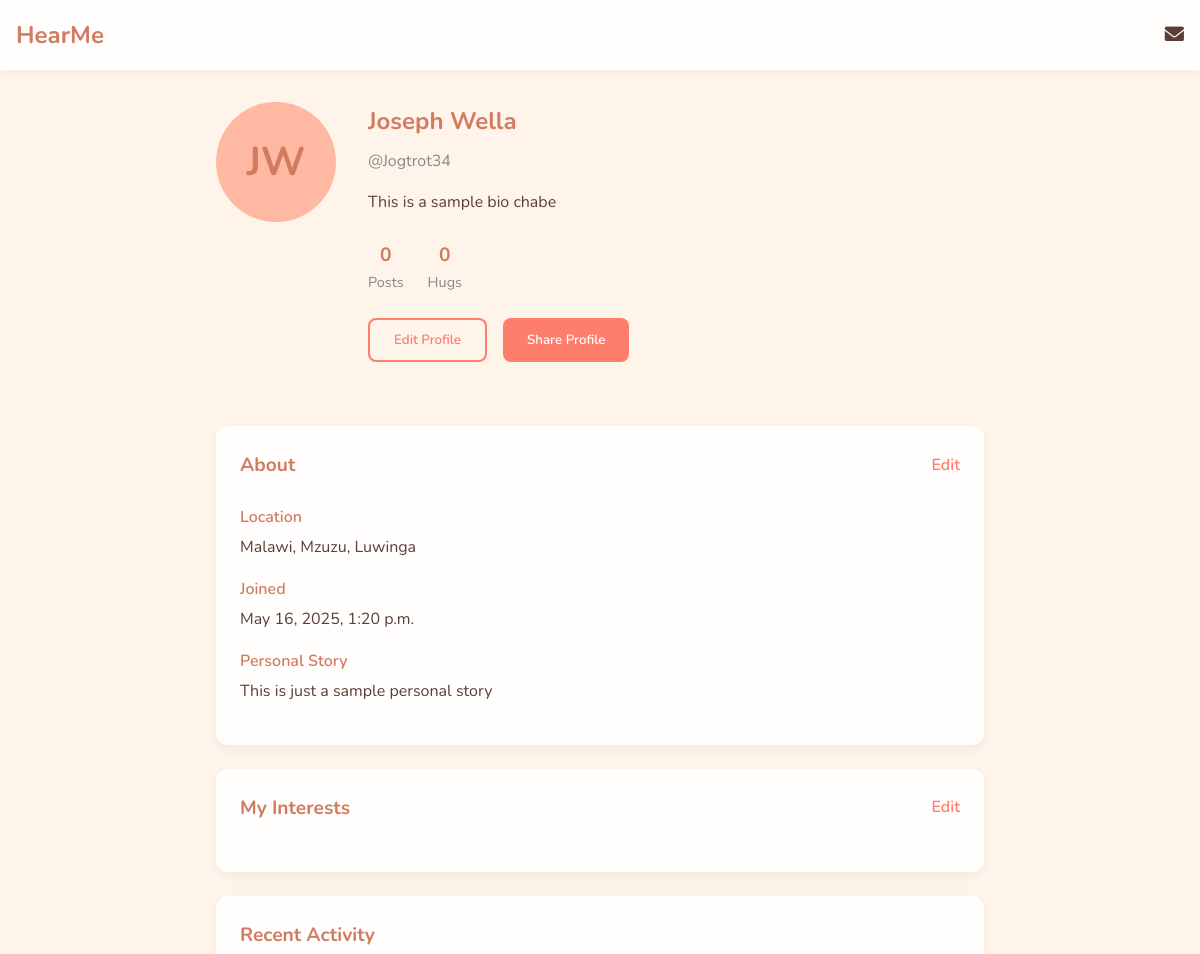
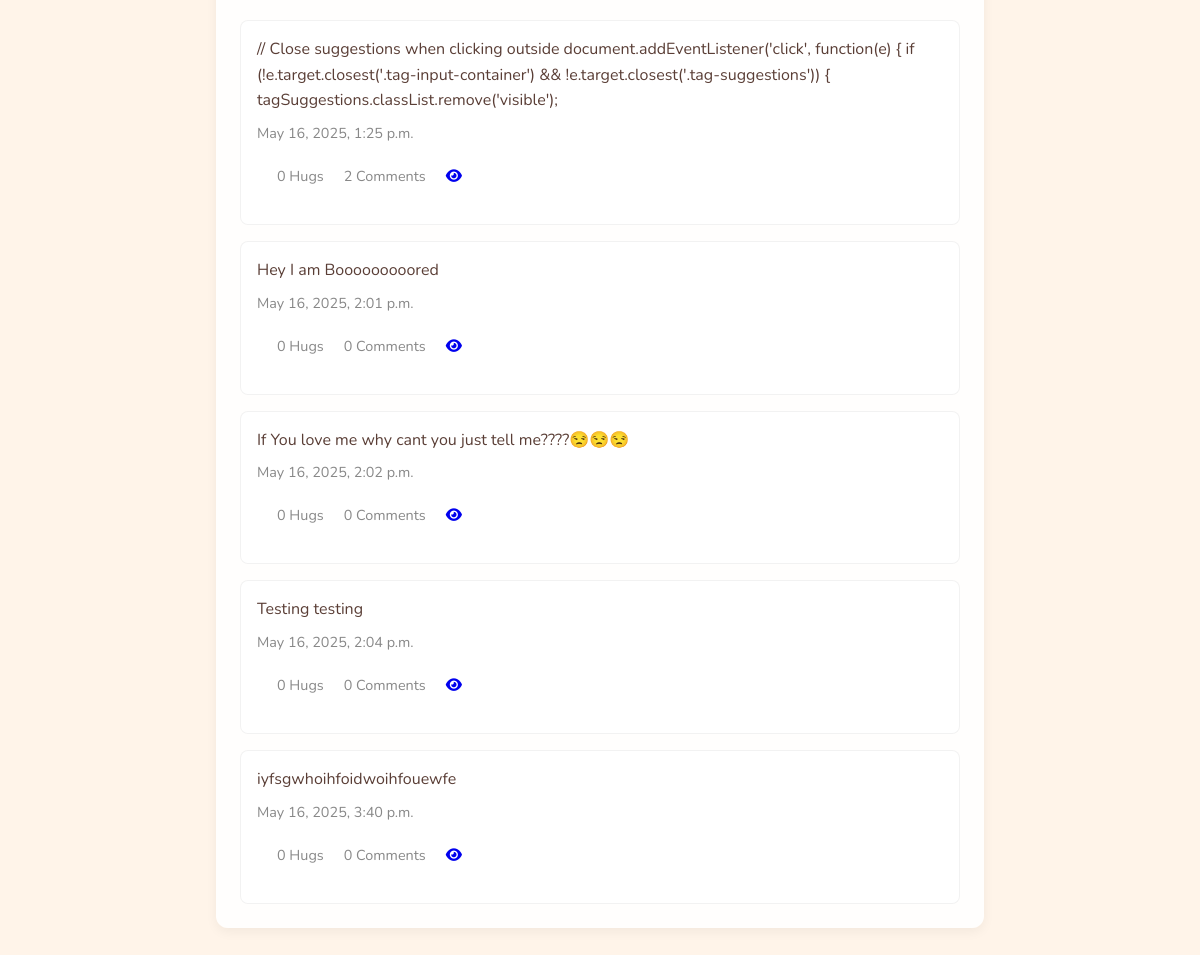
/profile/ (signed in), run on the app's committed database (2 pictures, top to bottom).
### pages/models.py (models this page shows, shortened)
class Profile(models.Model):
    user = models.OneToOneField(User, on_delete=models.CASCADE)
    bio = models.TextField(blank=True)
    location = models.CharField(max_length=255, blank=True)
    personal_story = models.TextField(blank=True)
    interests = models.ManyToManyField(PostTag, blank=True)
    post_count = models.PositiveIntegerField(default=0)
    hugs_count = models.PositiveIntegerField(default=0)
    connections_count = models.PositiveIntegerField(default=0)

class Post(models.Model):
    author = models.ForeignKey(User, on_delete=models.CASCADE, related_name='posts')
    title = models.CharField(max_length=100)
    content = models.TextField()
    tags = models.ManyToManyField(PostTag, related_name='posts', blank=True)
    created_at = models.DateTimeField(auto_now_add=True)
    updated_at = models.DateTimeField(auto_now=True)

### pages/views.py (the view)
# urls.py: path('profile/', profile_view, name='profile'),
def profile_view(request):
    return render(request, 'user.html', {
    })

### templates/user.html (shortened to what this page needs)
<!DOCTYPE html>
<html lang="en">
<head>
  <link rel="stylesheet" href="https://cdnjs.cloudflare.com/ajax/libs/font-awesome/6.0.0/css/all.min.css">
</head>
<body>
  <header class="header">
    <div class="logo">HearMe</div>
    <div class="nav-icons">
      <a href="{% url 'chats' %}"><i class="fas fa-envelope"></i></a>
    </div>
  </header>
  <div class="profile-container">
    <div class="profile-header">
      <div class="profile-avatar">
        <span>{{ request.user.first_name|slice:":1" }}{{ request.user.last_name|slice:":1" }}</span>
      </div>
      <div class="profile-info">
        <h1 class="profile-name">{{request.user.first_name}} {{request.user.last_name}}</h1>
        <div class="profile-username">@{{request.user.username}}</div>
        <div class="profile-bio">
          {{request.user.profile.bio}}
        </div>
        <div class="profile-stats">
          <div class="stat-item">
            <div class="stat-number">{{request.user.profile.post_count}}</div>
            <div class="stat-label">Posts</div>
          </div>
          <div class="stat-item">
            <div class="stat-number">{{request.user.profile.hugs_count}}</div>
            <div class="stat-label">Hugs</div>
          </div>
        </div>
        <div class="profile-actions">
          <button class="btn btn-outline" id="editProfileBtn">Edit Profile</button>
          <button class="btn btn-primary">Share Profile</button>
        </div>
      </div>
    </div>
    <div class="profile-section">
      <div class="section-header">
        <h2 class="section-title">About</h2>
        <div class="edit-section" data-section="about">Edit</div>
      </div>
      <div class="about-content">
        <div class="about-item">
          <div class="about-label">Location</div>
          <div class="about-value">{{request.user.profile.location}}</div>
        </div>
        <div class="about-item">
          <div class="about-label">Joined</div>
          <div class="about-value">{{request.user.date_joined}}</div>
        </div>
        <div class="about-item">
          <div class="about-label">Personal Story</div>
          <div class="about-value">
            {{request.user.profile.personal_story}}
          </div>
        </div>
      </div>
    </div>
    <div class="profile-section">
      <div class="section-header">
        <h2 class="section-title">My Interests</h2>
        <div class="edit-section" data-section="interests">Edit</div>
      </div>
    </div>
    <div class="profile-section">
      <div class="section-header">
        <h2 class="section-title">Recent Activity</h2>
      </div>
      <div class="profile-posts">
        {% for post in request.user.posts.all %}
        <div class="profile-post">
          <div class="post-content">
            {{post.content}}
          </div>
          <div class="post-meta">
            <span>{{post.created_at}}
            <div style="display:flex; padding:20px;">
              <span>{{post.hugs.count}} Hugs</span>
              <span style="margin-left:20px">{{post.comments.count}} Comments</span>
              <a href="{% url 'comments' post.id%}"><span style="margin-left:20px"><i class="fas fa-eye"></i></span></a>
            </div>
          </div>
        </div>
        {% endfor %}
      </div>
    </div>
  </div>
</body>
</html>

### templates/user.html (style rules this page uses)
:root { --coral: #FF7E6B; --peach: #FFB8A2; --cream: #FFF4E9; --sage: #8BA888; --clay: #D17B60; --text: #5A3E36; --light-bg: rgba(255, 255, 255, 0.9); }
* { margin: 0; padding: 0; box-sizing: border-box; }
body { font-family: 'Nunito', sans-serif; background: var(--cream); color: var(--text); line-height: 1.6; }
.header { background: var(--light-bg); padding: 1rem; position: sticky; top: 0; z-index: 100; box-shadow: 0 2px 10px rgba(0, 0, 0, 0.05); display: flex; justify-content: space-between; align-items: center; }
.logo { font-size: 1.5rem; font-weight: 700; color: var(--clay); }
.nav-icons { display: flex; gap: 1.5rem; }
.nav-icons a { color: var(--text); font-size: 1.2rem; }
.profile-container { max-width: 800px; margin: 2rem auto; padding: 0 1rem; }
.profile-header { display: flex; flex-direction: column; align-items: center; margin-bottom: 2rem; text-align: center; }
.profile-avatar { width: 120px; height: 120px; border-radius: 50%; background: var(--peach); display: flex; align-items: center; justify-content: center; color: var(--clay); font-size: 2.5rem; font-weight: 700; margin-bottom: 1rem; position: relative; overflow: hidden; }
.profile-name { font-size: 1.5rem; color: var(--clay); margin-bottom: 0.5rem; }
.profile-username { color: #888; margin-bottom: 1rem; }
.profile-bio { max-width: 500px; margin-bottom: 1.5rem; }
.profile-stats { display: flex; gap: 1.5rem; margin-bottom: 1.5rem; }
.stat-item { text-align: center; }
.stat-number { font-size: 1.2rem; font-weight: 700; color: var(--clay); }
.stat-label { font-size: 0.9rem; color: #888; }
.profile-actions { display: flex; gap: 1rem; margin-bottom: 2rem; }
.btn { padding: 0.7rem 1.5rem; border-radius: 8px; font-weight: 600; cursor: pointer; transition: all 0.2s; border: none; font-family: 'Nunito', sans-serif; }
.btn-primary { background: var(--coral); color: white; }
.btn-outline { background: transparent; border: 2px solid var(--coral); color: var(--coral); }
.profile-section { background: var(--light-bg); border-radius: 12px; padding: 1.5rem; margin-bottom: 1.5rem; box-shadow: 0 4px 12px rgba(0, 0, 0, 0.05); }
.section-header { display: flex; justify-content: space-between; align-items: center; margin-bottom: 1.5rem; }
.section-title { font-size: 1.2rem; color: var(--clay); }
.edit-section { color: var(--coral); cursor: pointer; font-weight: 600; }
.about-item { margin-bottom: 1rem; }
.about-label { font-weight: 600; color: var(--clay); margin-bottom: 0.3rem; }
.profile-posts { display: grid; gap: 1rem; }
.profile-post { padding: 1rem; border-radius: 8px; background: rgba(255, 255, 255, 0.7); border: 1px solid rgba(0, 0, 0, 0.05); }
.post-content { margin-bottom: 0.5rem; }
.post-meta { display: flex; justify-content: space-between; color: #888; font-size: 0.9rem; }
@media (min-width: 768px) { .profile-header { flex-direction: row; align-items: flex-start; text-align: left; } }
@media (min-width: 768px) { .profile-avatar { margin-right: 2rem; margin-bottom: 0; } }
@media (min-width: 768px) { .profile-info { flex-grow: 1; } }
@media (min-width: 768px) { .profile-actions { justify-content: flex-start; } }

### data on the page
Post: content "// Close suggestions when clicking outside document.addEventListener('click', function(e) { if (!e.target.closest('.tag-input-container') && !e.target.closest('.tag-suggestions')) { tagSuggestions.classList.remove('visible');", created_at "May 16, 2025, 1:25 p.m.", hugs.count "0", comments.count "2"
Post: content "Hey I am Booooooooored", created_at "May 16, 2025, 2:01 p.m.", hugs.count "0", comments.count "0"
Post: content "If You love me why cant you just tell me????😒😒😒", created_at "May 16, 2025, 2:02 p.m.", hugs.count "0", comments.count "0"
Post: content "Testing testing", created_at "May 16, 2025, 2:04 p.m.", hugs.count "0", comments.count "0"
Post: content "iyfsgwhoihfoidwoihfouewfe", created_at "May 16, 2025, 3:40 p.m.", hugs.count "0", comments.count "0"

### other printed values
{{ request.user.first_name|slice:":1" }} "J"
{{ request.user.last_name|slice:":1" }} "W"
{{ request.user.first_name }} "Joseph"
{{ request.user.last_name }} "Wella"
{{ request.user.username }} "Jogtrot34"
{{ request.user.profile.bio }} "This is a sample bio chabe"
{{ request.user.profile.post_count }} "0"
{{ request.user.profile.hugs_count }} "0"
{{ request.user.profile.location }} "Malawi, Mzuzu, Luwinga"
{{ request.user.date_joined }} "May 16, 2025, 1:20 p.m."
{{ request.user.profile.personal_story }} "This is just a sample personal story"
